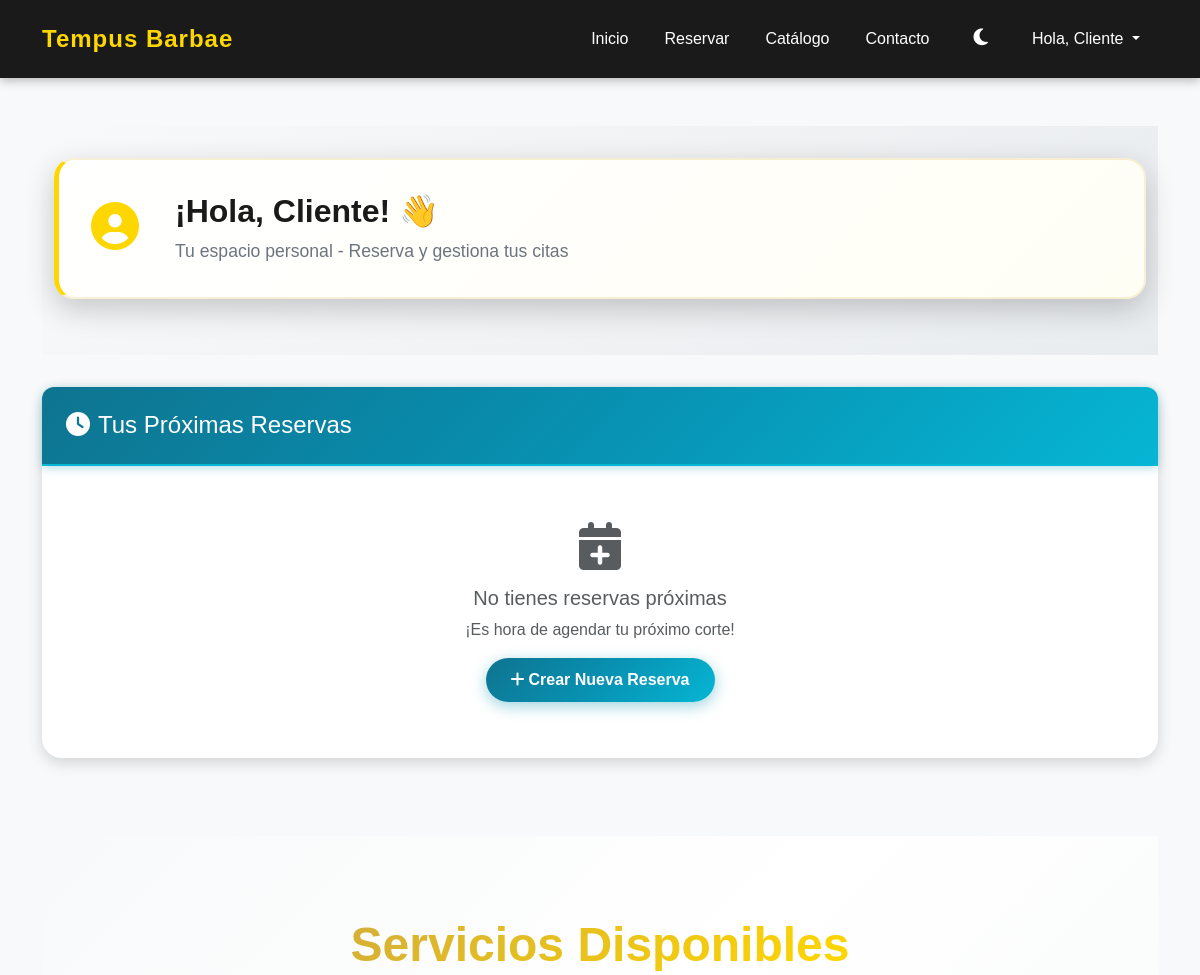
Before: / (signed in, upper part) with the older database file.
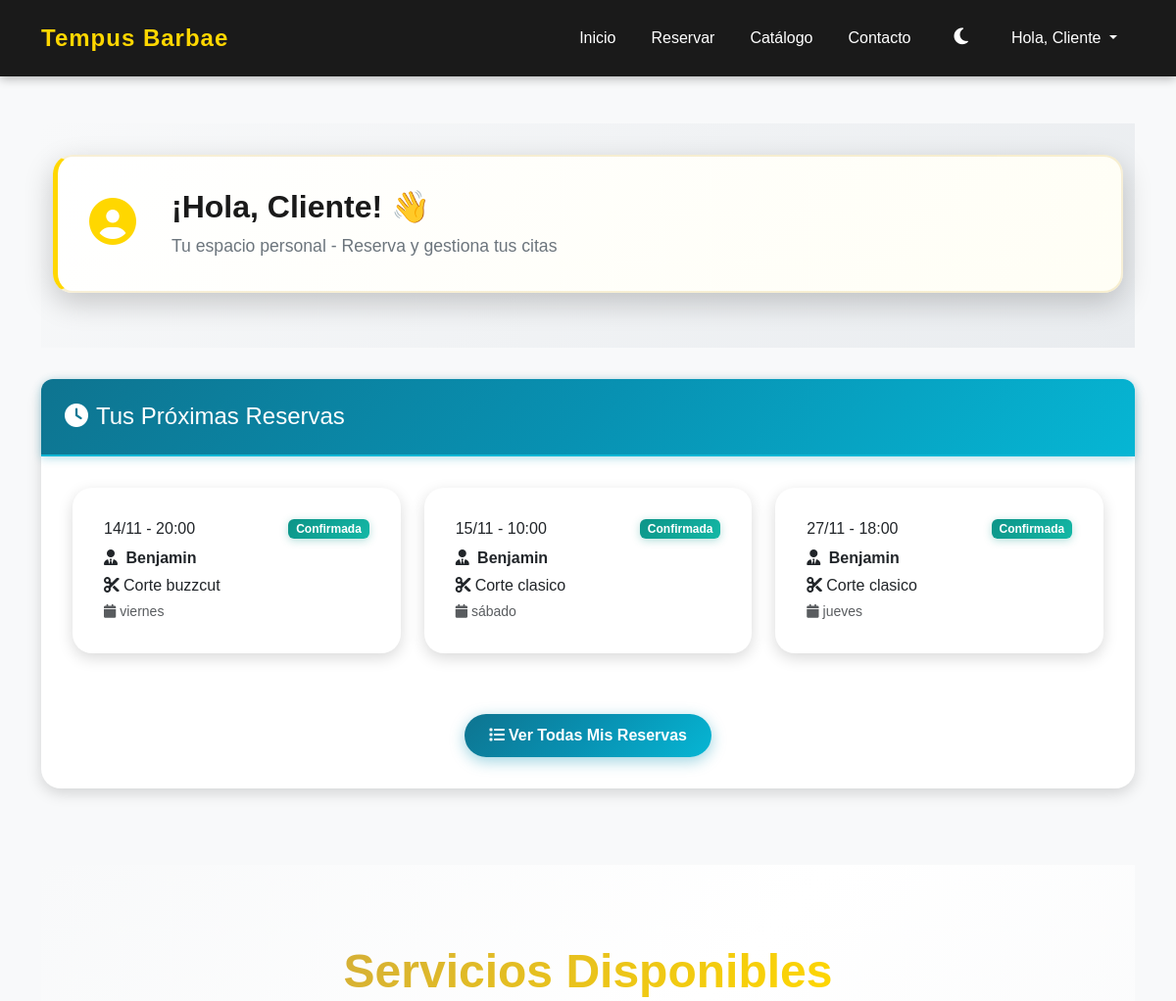
After: the same page with the newer database file.
### agendabarber/models.py (models this page shows, shortened)
class Reserva(models.Model):
    cliente = models.ForeignKey(User, on_delete=models.CASCADE)
    barbero = models.ForeignKey(Barbero, on_delete=models.CASCADE)
    servicio = models.ForeignKey(Servicio, on_delete=models.CASCADE)
    inicio = models.DateTimeField(help_text="Hora de inicio de la reserva")
    fin = models.DateTimeField(null=True, blank=True)
    pagado = models.BooleanField(default=False)  # Changed: Now requires payment confirmation
    payment_method = models.CharField(max_length=50, default='mercadopago',
                                     help_text="Método de pago utilizado")
    estado = models.CharField(max_length=20, choices=ESTADO_CHOICES, default='Pendiente')  # Pendiente hasta que pase la hora
    objects = ReservaManager()  # Manager personalizado

class Barbero(models.Model):
    usuario = models.OneToOneField(User, on_delete=models.CASCADE, null=True, blank=True,
                                   help_text="Usuario asociado a este barbero")
    nombre = models.CharField(max_length=100)
    experiencia = models.PositiveIntegerField(help_text="Años de experiencia")
    foto = models.ImageField(upload_to='barberos/', null=True, blank=True)

class Servicio(models.Model):
    nombre = models.CharField(max_length=100)
    descripcion = models.TextField(blank=True)
    precio = models.PositiveIntegerField()
    duracion_minutos = models.PositiveIntegerField(
        default=60,
        help_text="Duración del servicio en minutos"
    )
    imagen = models.ImageField(upload_to='servicios/', null=True, blank=True)

### agendabarber/views.py (the view)
# urls.py: path('', views.cargarInicio, name='inicio'),
def cargarInicio(request):
    servicios = Servicio.objects.all()[:3]
    context = {'servicios': servicios}
    if request.user.is_authenticated:
        hoy = date.today()
        try:
            barbero = Barbero.objects.get(usuario=request.user)
            reservas_hoy = Reserva.objects.filter(
                barbero=barbero,
                inicio__date=hoy
            ).select_related('cliente', 'servicio').order_by('inicio')
            context.update({
                'es_barbero': True,
                'reservas_hoy': reservas_hoy,
                'barbero': barbero
            })
        except Barbero.DoesNotExist:
            ahora = timezone.now()
            proximas_reservas = Reserva.objects.filter(
                cliente=request.user,
                inicio__gte=ahora,
                estado__in=['Pendiente', 'Confirmada']
            ).select_related('barbero', 'servicio').order_by('inicio')[:3]
            context.update({
                'es_cliente': True,
                'proximas_reservas': proximas_reservas
            })
    return render(request, 'inicio.html', context)

### agendabarber/context_processors.py (called while the page is built)
def user_type_context(request):
    context = {
        'es_barbero': False,
        'es_cliente': False,
    }
    if request.user.is_authenticated:
        try:
            Barbero.objects.get(usuario=request.user)
            context['es_barbero'] = True
            context['es_cliente'] = False
        except Barbero.DoesNotExist:
            context['es_barbero'] = False
            context['es_cliente'] = True
    return context

### agendabarber/templates/inicio.html (shortened to what the changed rows need)
{% extends 'base.html' %}
{% load static %}
{% block content %}
{% if not user.is_authenticated %}
<section class="hero-section">
    <div class="container">
        <div class="row justify-content-center">
            <div class="col-12">
                <div class="hero-content animate-fade-in">
                    <h1 class="hero-title mb-4">
                        <span class="gradient-text">Agenda Barber</span>
                    </h1>
                    <p class="hero-subtitle mb-5">
                        Transforma tu estilo con los mejores barberos profesionales.<br>
                        <strong>Reserva tu cita en segundos</strong>
                    </p>
                    <div class="hero-buttons">
                        <a href="{% url 'registro' %}" class="btn btn-hero-primary btn-lg">
                            <i class="fas fa-rocket me-2"></i>Comenzar Ahora
                        </a>
                        <a href="{% url 'login' %}" class="btn btn-hero-outline btn-lg">
                            <i class="fas fa-sign-in-alt me-2"></i>Iniciar Sesión
                        </a>
                    </div>
                </div>
            </div>
        </div>
    </div>
    <div class="hero-scroll-indicator">
        <i class="fas fa-chevron-down"></i>
    </div>
</section>
{% else %}
<div class="dashboard-welcome">
    <div class="container">
        <div class="row mb-4">
            <div class="col-12">
                <div class="welcome-card {% if es_barbero %}barbero-theme{% else %}cliente-theme{% endif %}">
                    <div class="welcome-content">
                        <div class="welcome-text">
                            <h2 class="welcome-title">
                                ¡Hola, {{ user.get_full_name|default:user.username }}! 👋
                            </h2>
                        </div>
                    </div>
                </div>
            </div>
        </div>
    </div>
</div>
{% endif %}
{% if user.is_authenticated and es_cliente %}
<div class="row mb-5">
    <div class="col-12">
        <div class="card border-success">
            <div class="card-body">
                {% if proximas_reservas %}
                    <div class="row">
                        {% for reserva in proximas_reservas %}
                        <div class="col-md-6 col-lg-4 mb-3">
                            <div class="card {% if reserva.estado == 'Confirmada' %}border-success{% else %}border-warning{% endif %}">
                                <div class="card-body">
                                    <div class="d-flex justify-content-between align-items-start mb-2">
                                        <h6 class="card-title mb-0">{{ reserva.inicio|date:"d/m" }} - {{ reserva.inicio|date:"H:i" }}</h6>
                                        <span class="badge {% if reserva.estado == 'Confirmada' %}bg-success{% else %}bg-warning{% endif %}">
                                            {{ reserva.estado }}
                                        </span>
                                    </div>
                                    <p class="card-text mb-1">
                                        <i class="fas fa-user-tie me-1"></i>
                                        <strong>{{ reserva.barbero.nombre }}</strong>
                                    </p>
                                    <p class="card-text mb-1">
                                        <i class="fas fa-cut me-1"></i>{{ reserva.servicio.nombre }}
                                    </p>
                                    <p class="card-text mb-0 text-muted small">
                                        <i class="fas fa-calendar me-1"></i>{{ reserva.inicio|date:"l" }}
                                    </p>
                                </div>
                            </div>
                        </div>
                        {% endfor %}
                    </div>
                    <div class="text-center mt-3">
                        <a href="{% url 'mis_reservas' %}" class="btn btn-success">
                            <i class="fas fa-list me-1"></i>Ver Todas Mis Reservas
                        </a>
                    </div>
                {% else %}
                    <div class="text-center py-4">
                        <i class="fas fa-calendar-plus fa-3x text-muted mb-3"></i>
                        <h5 class="text-muted">No tienes reservas próximas</h5>
                        <p class="text-muted">¡Es hora de agendar tu próximo corte!</p>
                        <a href="{% url 'crear_reserva' %}" class="btn btn-success">
                            <i class="fas fa-plus me-1"></i>Crear Nueva Reserva
                        </a>
                    </div>
                {% endif %}
            </div>
        </div>
    </div>
</div>
{% endif %}
{% if servicios %}
<section class="services-section">
    <div class="container">
        <div class="row mb-5">
            <div class="col-12 text-center">
                <div class="section-header">
                    <h2 class="section-title">
                        {% if user.is_authenticated %}
                            <span class="gradient-text">Servicios Disponibles</span>
                        {% else %}
                            <span class="gradient-text">Nuestros Servicios</span>
                        {% endif %}
                    </h2>
    </div>
</section>
{% endif %}
{% endblock %}

Changed rows visible on the page:
added Reserva: inicio "14/11", inicio "20:00", estado "Confirmada", barbero.nombre "Benjamin", servicio.nombre "Corte buzzcut", inicio "viernes"
added Reserva: inicio "15/11", inicio "10:00", estado "Confirmada", barbero.nombre "Benjamin", servicio.nombre "Corte clasico", inicio "sábado"
added Reserva: inicio "27/11", inicio "18:00", estado "Confirmada", barbero.nombre "Benjamin", servicio.nombre "Corte clasico", inicio "jueves"
Other visible differences:
text no longer shown: "No tienes reservas próximas ¡Es hora de agendar tu próximo corte! Crear Nueva Reserva"
text now shown: "Ver Todas Mis Reservas"
